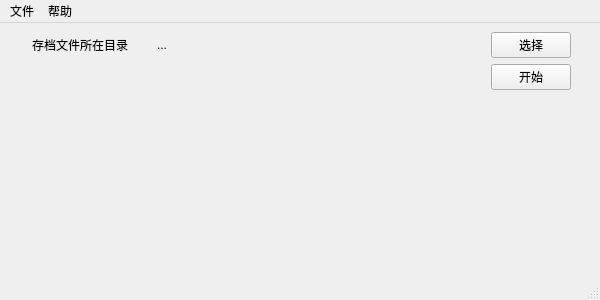
<?xml version="1.0" encoding="UTF-8"?>
<ui version="4.0">
 <class>MainWindow</class>
 <widget class="QMainWindow" name="MainWindow">
  <property name="geometry">
   <rect>
    <x>0</x>
    <y>0</y>
    <width>600</width>
    <height>300</height>
   </rect>
  </property>
  <property name="windowTitle">
   <string>欧陆风云4 存档管理器</string>
  </property>
  <widget class="QWidget" name="centralwidget">
   <property name="sizePolicy">
    <sizepolicy hsizetype="Maximum" vsizetype="Maximum">
     <horstretch>0</horstretch>
     <verstretch>0</verstretch>
    </sizepolicy>
   </property>
   <layout class="QVBoxLayout" name="verticalLayout" stretch="0,1">
    <item>
     <layout class="QVBoxLayout" name="verticalLayout_3">
      <item>
       <layout class="QHBoxLayout" name="horizontalLayout" stretch="0,1,0">
        <property name="sizeConstraint">
         <enum>QLayout::SetDefaultConstraint</enum>
        </property>
        <property name="leftMargin">
         <number>20</number>
        </property>
        <property name="rightMargin">
         <number>20</number>
        </property>
        <item>
         <widget class="QLabel" name="label">
          <property name="minimumSize">
           <size>
            <width>55</width>
            <height>0</height>
           </size>
          </property>
          <property name="styleSheet">
           <string notr="true">margin-right:20;</string>
          </property>
          <property name="text">
           <string>存档文件所在目录</string>
          </property>
         </widget>
        </item>
        <item>
         <widget class="QLabel" name="label_saveDir">
          <property name="text">
           <string>...</string>
          </property>
          <property name="margin">
           <number>0</number>
          </property>
         </widget>
        </item>
        <item>
         <widget class="QPushButton" name="pushButton_selectSaveDir">
          <property name="sizePolicy">
           <sizepolicy hsizetype="Fixed" vsizetype="Fixed">
            <horstretch>0</horstretch>
            <verstretch>0</verstretch>
           </sizepolicy>
          </property>
          <property name="text">
           <string>选择</string>
          </property>
         </widget>
        </item>
       </layout>
      </item>
      <item>
       <layout class="QHBoxLayout" name="horizontalLayout_3">
        <property name="leftMargin">
         <number>20</number>
        </property>
        <property name="rightMargin">
         <number>20</number>
        </property>
        <item alignment="Qt::AlignRight|Qt::AlignBottom">
         <widget class="QPushButton" name="pushButton_run">
          <property name="sizePolicy">
           <sizepolicy hsizetype="Fixed" vsizetype="Fixed">
            <horstretch>0</horstretch>
            <verstretch>0</verstretch>
           </sizepolicy>
          </property>
          <property name="text">
           <string>开始</string>
          </property>
         </widget>
        </item>
       </layout>
      </item>
     </layout>
    </item>
    <item>
     <layout class="QHBoxLayout" name="horizontalLayout_2"/>
    </item>
   </layout>
  </widget>
  <widget class="QStatusBar" name="statusbar"/>
  <widget class="QMenuBar" name="menuBar">
   <property name="geometry">
    <rect>
     <x>0</x>
     <y>0</y>
     <width>600</width>
     <height>23</height>
    </rect>
   </property>
   <widget class="QMenu" name="menu_help">
    <property name="title">
     <string>帮助</string>
    </property>
    <addaction name="action_help"/>
    <addaction name="separator"/>
    <addaction name="action_about"/>
   </widget>
   <widget class="QMenu" name="menu_file">
    <property name="title">
     <string>文件</string>
    </property>
    <addaction name="action_exit"/>
   </widget>
   <addaction name="menu_file"/>
   <addaction name="menu_help"/>
  </widget>
  <action name="action_help">
   <property name="text">
    <string>帮助</string>
   </property>
  </action>
  <action name="action_about">
   <property name="text">
    <string>关于</string>
   </property>
  </action>
  <action name="action_exit">
   <property name="text">
    <string>退出</string>
   </property>
  </action>
 </widget>
 <resources/>
 <connections/>
</ui>
